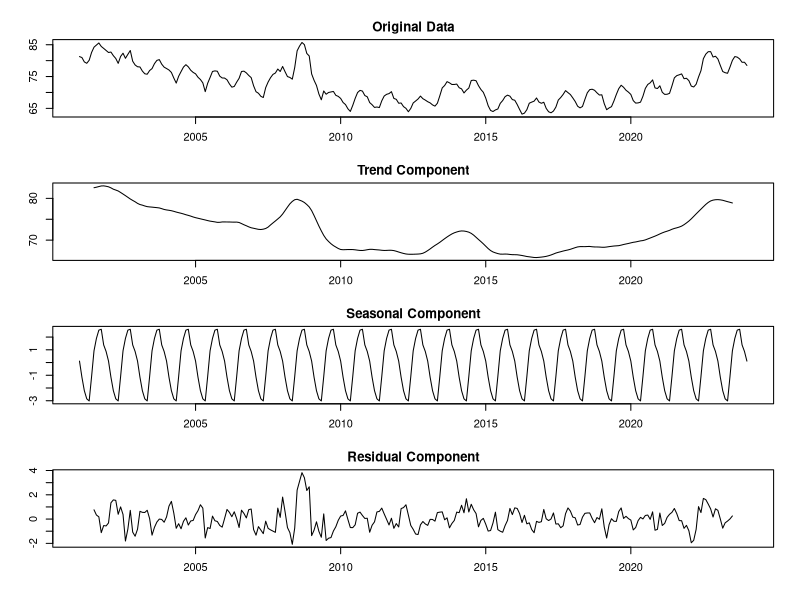
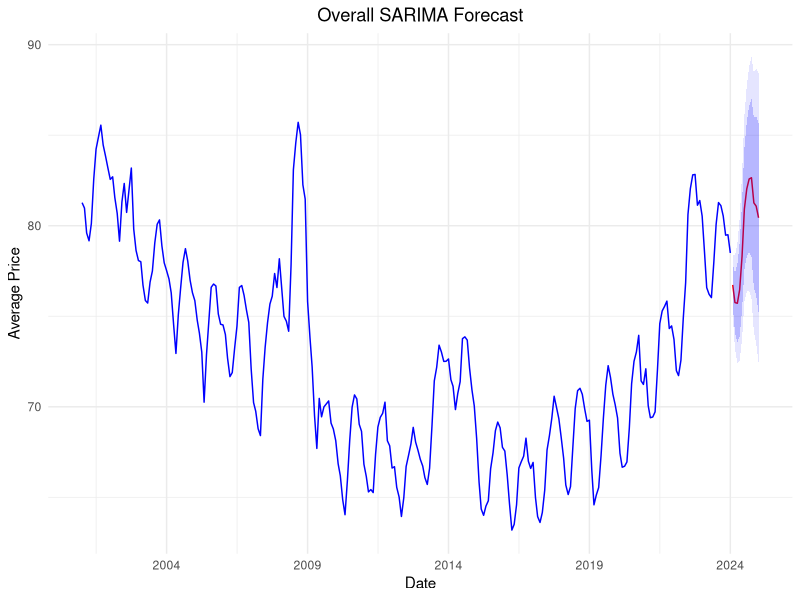

Write the R code that produced these figures, in order. (Note: a time limit stopped this script after it produced the figures.)
## ---- chunk 1
# Charger les packages nécessaires
library(tidyverse)
library(lubridate)
library(forecast)
library(ggplot2)

# Importer les données
swiss_decomposition <- read_csv('../data/swiss_production_data.csv', show_col_types = FALSE)
## ---- chunk 2
# Assurez-vous que les dates sont de type Date et que 'Date' est l'index
swiss_decomposition <- swiss_decomposition %>%
  mutate(Date = as.Date(Date, format = "%Y-%m-%d")) %>%
  arrange(Date)

# Calculez la moyenne des prix par date
data <- swiss_decomposition %>%
  group_by(Date = floor_date(Date, "month")) %>%
  summarise(Price = mean(Price, na.rm = TRUE))

# Convertir en série temporelle
data_ts <- ts(data$Price, start = c(year(min(data$Date)), month(min(data$Date))), frequency = 12)

# Appliquez la décomposition classique
decomposition <- decompose(data_ts, type = "additive")  # ou 'multiplicative' selon le cas

# Créez un graphique avec des subplots
par(mfrow = c(4, 1), mar = c(3, 3, 2, 1), oma = c(1, 1, 1, 1))

# Plot the original data
plot(data_ts, main = "Original Data", ylab = "Prix")

# Plot the trend component
plot(decomposition$trend, main = "Trend Component", ylab = "Trend")

# Plot the seasonal component
plot(decomposition$seasonal, main = "Seasonal Component", ylab = "Seasonal")

# Plot the residual component
plot(decomposition$random, main = "Residual Component", ylab = "Residual")

# Ajuster le layout
par(mfrow = c(1, 1))
## ---- chunk 3
# Assurez-vous que les dates sont de type Date et que 'Date' est l'index
library(dplyr)
library(lubridate)
library(forecast)
library(ggplot2)

swiss_decomposition <- swiss_decomposition %>%
  mutate(Date = as.Date(Date, format = "%Y-%m-%d")) %>%
  arrange(Date)

# Calculez la moyenne des prix par date (par mois)
data <- swiss_decomposition %>%
  group_by(Date) %>%
  summarise(Price = mean(Price, na.rm = TRUE), .groups = 'drop')

# Convertir en série temporelle
data_ts <- ts(data$Price, start = c(year(min(data$Date)), month(min(data$Date))), frequency = 12)

# Ajustement du modèle SARIMA avec auto.arima pour sélectionner les meilleurs paramètres
sarima_model <- auto.arima(data_ts, seasonal = TRUE, stepwise = FALSE, approximation = FALSE)

# Prévision avec intervalles de confiance de 80 % et 95 %
sarima_forecast <- forecast(sarima_model, h = 12, level = c(80, 95))

# Créer des dataframes pour les prévisions et les intervalles de confiance
data_forecast <- data.frame(Date = seq.Date(from = max(data$Date) + months(1), 
                                            by = "month", length.out = 12),
                            Forecast = as.numeric(sarima_forecast$mean),
                            Lower80 = sarima_forecast$lower[,1],
                            Upper80 = sarima_forecast$upper[,1],
                            Lower95 = sarima_forecast$lower[,2],
                            Upper95 = sarima_forecast$upper[,2])

# Tracer les résultats avec ggplot2
ggplot() +
  geom_line(data = data, aes(x = Date, y = Price), color = "blue", size = 0.5) +
  geom_line(data = data_forecast, aes(x = Date, y = Forecast), color = "red", size = 0.5) +
  geom_ribbon(data = data_forecast, aes(x = Date, ymin = Lower80, ymax = Upper80), fill = "blue", alpha = 0.2) +
  geom_ribbon(data = data_forecast, aes(x = Date, ymin = Lower95, ymax = Upper95), fill = "blue", alpha = 0.1) +
  scale_x_date(date_breaks = "5 years", date_labels = "%Y") +
  labs(title = 'Overall SARIMA Forecast', x = 'Date', y = 'Average Price') +
  theme_minimal() +
  theme(plot.title = element_text(hjust = 0.5))
## ---- chunk 4
# Assurez-vous que les dates sont de type Date et que 'Date' est l'index
swiss_decomposition <- swiss_decomposition %>%
  mutate(Date = as.Date(Date, format = "%Y-%m-%d")) %>%
  arrange(Date)

# Filtrer les données pour les systèmes de production 'Bio' et 'Conventional'
data_bio <- swiss_decomposition %>%
  filter(`System of production` == 'Bio') %>%
  group_by(Date = floor_date(Date, "month")) %>%
  summarise(Price = mean(Price, na.rm = TRUE)) %>%
  ungroup()

data_conventional <- swiss_decomposition %>%
  filter(`System of production` == 'Conventional') %>%
  group_by(Date = floor_date(Date, "month")) %>%
  summarise(Price = mean(Price, na.rm = TRUE)) %>%
  ungroup()

# Convertir en série temporelle
ts_bio <- ts(data_bio$Price, start = c(year(min(data_bio$Date)), month(min(data_bio$Date))), frequency = 12)
ts_conventional <- ts(data_conventional$Price, start = c(year(min(data_conventional$Date)), month(min(data_conventional$Date))), frequency = 12)

# Ajuster les modèles SARIMA
fit_bio_sarima <- auto.arima(ts_bio, seasonal = TRUE, stepwise = FALSE, approximation = FALSE)
fit_conventional_sarima <- auto.arima(ts_conventional, seasonal = TRUE, stepwise = FALSE, approximation = FALSE)

# Prévisions pour les 12 prochains mois
forecast_bio_sarima <- forecast(fit_bio_sarima, h = 12)
forecast_conventional_sarima <- forecast(fit_conventional_sarima, h = 12)

# Tracer les prévisions
autoplot(forecast_bio_sarima) +
  labs(title = "Forecasted Prices of Organic Milk (SARIMA)", x = "Date", y = "Average Price") +
  theme_minimal()

autoplot(forecast_conventional_sarima) +
  labs(title = "Forecasted Prices of Non-Organic Milk (SARIMA)", x = "Date", y = "Average Price") +
  theme_minimal()
## ---- chunk 5
# Charger les packages nécessaires
library(tidyverse)
library(lubridate)
library(forecast)
library(ggplot2)

# Filtrer les données pour les systèmes de production 'Bio' et 'Conventional'
data_bio <- swiss_decomposition %>%
  filter(`System of production` == 'Bio') %>%
  group_by(Date = floor_date(Date, "month")) %>%
  summarise(Price = mean(Price, na.rm = TRUE)) %>%
  ungroup()

data_conventional <- swiss_decomposition %>%
  filter(`System of production` == 'Conventional') %>%
  group_by(Date = floor_date(Date, "month")) %>%
  summarise(Price = mean(Price, na.rm = TRUE)) %>%
  ungroup()

# Convertir en série temporelle
ts_bio <- ts(data_bio$Price, start = c(year(min(data_bio$Date)), month(min(data_bio$Date))), frequency = 12)
ts_conventional <- ts(data_conventional$Price, start = c(year(min(data_conventional$Date)), month(min(data_conventional$Date))), frequency = 12)

# Ajuster les modèles de lissage exponentiel (ETS)
fit_bio_ets <- ets(ts_bio)
fit_conventional_ets <- ets(ts_conventional)

# Prévisions pour les 12 prochains mois
forecast_bio_ets <- forecast(fit_bio_ets, h = 12)
forecast_conventional_ets <- forecast(fit_conventional_ets, h = 12)

# Tracer les prévisions
autoplot(forecast_bio_ets) +
  labs(title = "Forecasted Prices of Organic Milk (ETS)", x = "Date", y = "Average Price") +
  theme_minimal()

autoplot(forecast_conventional_ets) +
  labs(title = "Forecasted Prices of Non-Organic Milk (ETS)", x = "Date", y = "Average Price") +
  theme_minimal()
## ---- chunk 6
# Charger les packages nécessaires
library(forecast)
library(ggplot2)

# Convertir en série temporelle
ts_bio <- ts(data_bio$Price, start = c(year(min(data_bio$Date)), month(min(data_bio$Date))), frequency = 12)
ts_conventional <- ts(data_conventional$Price, start = c(year(min(data_conventional$Date)), month(min(data_conventional$Date))), frequency = 12)

# Ajuster le modèle de Holt-Winters (multiplicatif pour la saisonnalité multiplicative)
fit_bio_hw <- hw(ts_bio, seasonal = "multiplicative")
fit_conventional_hw <- hw(ts_conventional, seasonal = "multiplicative")

# Prévisions pour les 12 prochains mois
forecast_bio_hw <- forecast(fit_bio_hw, h = 12)
forecast_conventional_hw <- forecast(fit_conventional_hw, h = 12)

# Tracer les prévisions
autoplot(forecast_bio_hw) +
  labs(title = "Forecasted Prices of Organic Milk (Holt-Winters Multiplicative)", x = "Date", y = "Average Price") +
  theme_minimal()

autoplot(forecast_conventional_hw) +
  labs(title = "Forecasted Prices of Non-Organic Milk (Holt-Winters Multiplicative)", x = "Date", y = "Average Price") +
  theme_minimal()
## ---- chunk 7
# re-arragen the df_producteur data in ascending order
df_producteur <- df_producteur[order(df_producteur$date),]

#creating tsibble for organic and non-organic milk prices
df_producteur_ts_non_bio <- ts(df_producteur$prix_non_bio, start=c(2017, 12), frequency=12)
df_producteur_ts_bio <- ts(df_producteur$prix_bio, start=c(2017, 12), frequency=12)

#convert the ts object to a tsiible object
df_producteur_ts_non_bio <- as_tsibble(df_producteur_ts_non_bio)
df_producteur_ts_bio <- as_tsibble(df_producteur_ts_bio)
## ---- chunk 8
# Fit a naive model
fit_non_bio <- df_producteur_ts_non_bio %>% model(naive = NAIVE(value))
fit_bio <- df_producteur_ts_bio %>% model(naive = NAIVE(value))

# Forecast the next 12 months
naive_forecast_non_bio <- fit_non_bio %>% forecast(h = 12)
naive_forecast_bio <- fit_bio %>% forecast(h = 12)

plot <- naive_forecast_non_bio %>%
  autoplot(df_producteur_ts_non_bio, alpha = 0.5) +
  labs(title = "Naive Forecast of Non-Organic Milk Prices",
       x = "Date",
       y = "Price") + guides(colour = guide_legend(title = "Forecast"))
plot
plot <- naive_forecast_bio %>%
  autoplot(df_producteur_ts_bio, alpha = 0.5) +
  labs(title = "Naive Forecast of Non-Organic Milk Prices",
       x = "Date",
       y = "Price") + guides(colour = guide_legend(title = "Forecast"))
plot
## ---- chunk 9
# re-arragen the df_producteur data in ascending order
df_producteur <- df_producteur[order(df_producteur$date),]

#creating tsibble for organic and non-organic milk prices
df_producteur_ts_non_bio <- ts(df_producteur$prix_non_bio, start=c(2017, 12), frequency=12)
df_producteur_ts_bio <- ts(df_producteur$prix_bio, start=c(2017, 12), frequency=12)
#check for stationarity
adf.test(df_producteur_ts_non_bio)
adf.test(df_producteur_ts_bio)
## ---- chunk 10
#difference the time series
df_producteur_ts_non_bio_diff <- diff(df_producteur_ts_non_bio)
df_producteur_ts_bio_diff <- diff(df_producteur_ts_bio)

#plot them to see the differentiation
autoplot(df_producteur_ts_non_bio_diff)+ labs(title = "Differenced Time Series of Organic Milk Prices")
autoplot(df_producteur_ts_bio_diff) + labs(title = "Differenced Time Series of Bio Milk Prices")

#check for stationarity
adf.test(df_producteur_ts_non_bio_diff)
adf.test(df_producteur_ts_bio_diff)
## ---- chunk 11
# Fit the ARIMA model
fit_non_bio <- auto.arima(df_producteur_ts_non_bio, seasonal = FALSE)
fit_bio <- auto.arima(df_producteur_ts_bio, seasonal = FALSE)

# Forecast the next 12 months
forecast_non_bio <- forecast(fit_non_bio, h = 12)
forecast_bio <- forecast(fit_bio, h = 12)

#show the components used for the ARIMA model
fit_non_bio %>% summary()
fit_bio %>% summary()

#plot the forecasted values
autoplot(forecast_non_bio) + labs(title = "Forecasted Prices of Non-Organic Milk")
## ---- chunk 12
autoplot(forecast_bio) + labs(title = "Forecasted Prices of Organic Milk")
## ---- chunk 13
# Fit the SARIMA model
fit_non_bio_sarima <- auto.arima(df_producteur_ts_non_bio, seasonal = TRUE, stepwise = FALSE, approximation = FALSE)
fit_bio_sarima <- auto.arima(df_producteur_ts_bio, seasonal = TRUE, stepwise = FALSE, approximation = FALSE)

# Forecast the next 12 months
forecast_non_bio_sarima <- forecast(fit_non_bio_sarima, h = 12)
forecast_bio_sarima <- forecast(fit_bio_sarima, h = 12)

#plot the forecasted values
autoplot(forecast_non_bio_sarima) + labs(title = "Forecasted Prices of Non-Organic Milk (SARIMA)")
autoplot(forecast_bio_sarima) + labs(title = "Forecasted Prices of Organic Milk (SARIMA)")
## ---- chunk 14
# compare forecast_bio vs forecast_bio_sarima Model using AIC

## ---- chunk 15
# compare forecast_non_bio vs forecast_non_bio_sarima using AIC

## ---- chunk 16
# Create a table of the forecasted values 
forecast_table_arima <- tibble(
  Month = seq(as.Date("2023-01-01"), by = "month", length.out = 12),
  Non_Organic_Forecast = forecast_non_bio$mean,
  Bio_Forecast = forecast_bio$mean
)
#round the forecasted values
forecast_table_arima <- forecast_table_arima %>%
  mutate(across(c(Non_Organic_Forecast, Bio_Forecast), ~round(., 2)))
#show the forecasted values using reactable
reactable(
  forecast_table_arima,  
  highlight = TRUE,  # Highlight rows on hover
  defaultPageSize = 10,  # Display 10 rows per page
  paginationType = "numbers",  # Use numbers for page navigation
  searchable = TRUE,  # Make the table searchable
  sortable = TRUE,  # Allow sorting
  resizable = TRUE  # Allow column resizing
)
#plot the forecasted values
forecast_table_arima %>%
  pivot_longer(cols = c(Non_Organic_Forecast, Bio_Forecast), names_to = "Type", values_to = "Forecasted_Price") %>%
  ggplot(aes(x = Month, y = Forecasted_Price, color = Type)) +
  geom_line() +
  labs(title = "Forecasted Prices of Organic and Non-Organic Milk",
       x = "Month",
       y = "Price",
       color = "Type") +
  theme_minimal()
## ---- chunk 17
# Create a table of the forecasted values 
forecast_table_sarima <- tibble(
  Month = seq(as.Date("2023-01-01"), by = "month", length.out = 12),
  Non_Organic_Forecast = forecast_non_bio_sarima$mean,
  Bio_Forecast = forecast_bio_sarima$mean
)
#round the forecasted values
forecast_table_sarima <- forecast_table_sarima %>%
  mutate(across(c(Non_Organic_Forecast, Bio_Forecast), ~round(., 2)))
#show the forecasted values using reactable
reactable(
  forecast_table_sarima,  
  highlight = TRUE,  # Highlight rows on hover
  defaultPageSize = 10,  # Display 10 rows per page
  paginationType = "numbers",  # Use numbers for page navigation
  searchable = TRUE,  # Make the table searchable
  sortable = TRUE,  # Allow sorting
  resizable = TRUE  # Allow column resizing
)
#plot the forecasted values
forecast_table_sarima %>%
  pivot_longer(cols = c(Non_Organic_Forecast, Bio_Forecast), names_to = "Type", values_to = "Forecasted_Price") %>%
  ggplot(aes(x = Month, y = Forecasted_Price, color = Type)) +
  geom_line() +
  labs(title = "Forecasted Prices of Organic and Non-Organic Milk",
       x = "Month",
       y = "Price",
       color = "Type") +
  theme_minimal()
## ---- chunk 18
# Fit the ETS model
fit_non_bio_ets <- ets(df_producteur_ts_non_bio)
fit_bio_ets <- ets(df_producteur_ts_bio)

# Forecast the next 12 months
forecast_non_bio_ets <- forecast(fit_non_bio_ets, h = 12)
forecast_bio_ets <- forecast(fit_bio_ets, h = 12)

#plot the forecasted values
autoplot(forecast_non_bio_ets) + labs(title = "Forecasted Prices of Non-Organic Milk (ETS)")
autoplot(forecast_bio_ets) + labs(title = "Forecasted Prices of Organic Milk (ETS)")
## ---- chunk 19
# Create a table of the forecasted values
forecast_table_ets <- tibble(
  Month = seq(as.Date("2023-01-01"), by = "month", length.out = 12),
  Non_Organic_Forecast_ETS = forecast_non_bio_ets$mean,
  Bio_Forecast_ETS = forecast_bio_ets$mean
)
forecast_table_ets

#plot the forecasted values
forecast_table_ets %>%
  pivot_longer(cols = c(Non_Organic_Forecast_ETS, Bio_Forecast_ETS), names_to = "Type", values_to = "Forecasted_Price") %>%
  ggplot(aes(x = Month, y = Forecasted_Price, color = Type)) +
  geom_line() +
  labs(title = "Forecasted Prices of Organic and Non-Organic Milk (ETS)",
       x = "Month",
       y = "Price",
       color = "Type") +
  theme_minimal()
## ---- chunk 20
# compare ARIMA and ETS forecast

## ---- chunk 21
#create combine Combined_Sales data by adding col 'Total Sales 2022' and 'Total Sales 2023'
df_merged_sales <- df_merged_sales %>%
  mutate(Combined_Sales = `Total Sales 2022` + `Total Sales 2023`)

# Calculate the total combined sales of all locations
total_combined_sales <- sum(df_merged_sales$Combined_Sales)

# Calculate the percentage contribution of each location
percentage_contributions <- df_merged_sales %>%
  mutate(Percentage_Contribution = (Combined_Sales / total_combined_sales) * 100)
#sort ascending by percentage contribution
percentage_contributions <- percentage_contributions %>%
  arrange(desc(Percentage_Contribution))

# Sort the data by Percentage_Contribution in descending order
percentage_contributions <- percentage_contributions %>%
  arrange(desc(Percentage_Contribution)) %>%
  mutate(Cumulative_Percentage = cumsum(Percentage_Contribution))
## ---- chunk 22
# Sort the data by Percentage_Contribution in descending order
percentage_contributions <- percentage_contributions %>%
  arrange(desc(Percentage_Contribution)) %>%
  mutate(
    Cumulative_Percentage = cumsum(Percentage_Contribution),
    Location_Count = row_number()
  )

# Total number of locations
total_locations <- nrow(percentage_contributions)

# Find the smallest number of locations contributing to approximately 80% of sales
eighty_percent_point <- min(percentage_contributions$Location_Count[percentage_contributions$Cumulative_Percentage >= 80])

# Percentage of locations contributing to 80% of sales
percentage_of_locations <- eighty_percent_point / total_locations * 100

# Create the Pareto chart
pareto_chart <- ggplot(percentage_contributions, aes(x = reorder(Location, -Percentage_Contribution), y = Percentage_Contribution)) +
  geom_bar(stat = "identity", aes(fill = Percentage_Contribution)) +
  scale_fill_viridis(option = "D", direction = -1) +
  geom_line(aes(y = Cumulative_Percentage), group = 1, color = "skyblue", size = 1.5) +
  geom_vline(xintercept = eighty_percent_point, linetype = "dashed", color = "blue") +
  geom_hline(yintercept = 80, linetype = "dashed", color = "blue") +
  scale_y_continuous(sec.axis = sec_axis(~ ., name = "Cumulative Percentage")) +
  labs(title = "Pareto Chart of Sales Contributions by Location",
       subtitle = sprintf("Approx. %.1f%% of locations contribute to 80%% of sales", percentage_of_locations),
       x = "Location",
       y = "Percentage Contribution") +
  theme_minimal() +
  theme(axis.text.x = element_text(angle = 45, hjust = 1))

# Print the chart
pareto_chart
## ---- chunk 23
percentage_contributions
# Find the cutoff point where the cumulative percentage reaches or just exceeds 80%
cutoff_index <- which(percentage_contributions$Cumulative_Percentage >= 80)[1]

# Filter the data to include only the locations contributing to 80% of the sales
locations_80_percent <- percentage_contributions[1:cutoff_index, ] %>%
  select(Location, `Total Sales 2022`, `Total Sales 2023`, Combined_Sales, Percentage_Contribution)
locations_80_percent
# Create a reactable table
reactable_table <- reactable(locations_80_percent, columns = list(
  Location = colDef(name = "Location", sortable = TRUE, searchable = TRUE),
  'Total Sales 2022' = colDef(name = "Total Sales 2022"),
  'Total Sales 2023' = colDef(name = "Total Sales 2023"),
  Combined_Sales = colDef(name = "Combined Sales")), 
  highlight = TRUE,  # Highlight rows on hover
  defaultPageSize = 10,  # Display 10 rows per page
  paginationType = "numbers",  # Use numbers for page navigation
  searchable = TRUE,  # Make the table searchable
  sortable = TRUE,  # Allow sorting
  resizable = TRUE  # Allow column resizing
)
# Output the reactable table
reactable_table
## ---- chunk 24
# Calculate correlation coefficients for each party
correlation_df <- data.frame(Party = c("PLR", "PS", "UDC", "Centre", "Verts", "Vertliberaux"),
                             Correlation = sapply(merged_data[, 4:9], function(x) cor(x, merged_data$`2023`)))

# Print the correlation coefficients
print(correlation_df)

# Create a matrix of plots for each party
party_plots <- lapply(names(merged_data)[4:9], function(party) {
  ggplot(merged_data, aes_string(x = "`2023`", y = party)) +
    geom_point() +
    geom_smooth(method = "lm", se = FALSE, color = "blue") +
    labs(x = "Annual Sales", y = paste(party, "Party Presence (%)"), title = paste("Correlation:", party, "Party vs. Sales")) +
    theme_minimal()
})

# Arrange the plots in a matrix layout
matrix_plot <- gridExtra::grid.arrange(grobs = party_plots, ncol = 2)
matrix_plot
## ---- chunk 25

# Read sales data from data.qmd
sales_data_2023 <- sales_data %>%
  select(-`2022`)

# Filter party data to keep only values above 20
filtered_party_data <- party_data %>%
  filter(PLR > 20 | PS > 20 | UDC > 20 | Centre > 20 | Verts > 20 | Vertliberaux > 20)

# Create separate datasets for each political party
plr_data <- filtered_party_data %>%
  filter(PLR > 20) %>%
  select(Location, PLR)

ps_data <- filtered_party_data %>%
  filter(PS > 20) %>%
  select(Location, PS)

udc_data <- filtered_party_data %>%
  filter(UDC > 20) %>%
  select(Location, UDC)

centre_data <- filtered_party_data %>%
  filter(Centre > 20) %>%
  select(Location, Centre)

verts_data <- filtered_party_data %>%
  filter(Verts > 20) %>%
  select(Location, Verts)

vertliberaux_data <- filtered_party_data %>%
  filter(Vertliberaux > 20) %>%
  select(Location, Vertliberaux)

# Merge each party's data with sales data for 2023
plr_sales <- merge(sales_data_2023, plr_data, by.x = "Location")
ps_sales <- merge(sales_data_2023, ps_data, by.x = "Location")
udc_sales <- merge(sales_data_2023, udc_data, by.x = "Location")
centre_sales <- merge(sales_data_2023, centre_data, by.x = "Location")
verts_sales <- merge(sales_data_2023, verts_data, by.x = "Location")
vertliberaux_sales <- merge(sales_data_2023, vertliberaux_data, by.x = "Location")

# Calculate total sales for each party
plr_total_sales <- sum(plr_sales$`2023`)
ps_total_sales <- sum(ps_sales$`2023`)
udc_total_sales <- sum(udc_sales$`2023`)
centre_total_sales <- sum(centre_sales$`2023`)
verts_total_sales <- sum(verts_sales$`2023`)

# Create a data frame for total sales by party
total_sales_df <- data.frame(Party = c("PLR", "PS", "UDC", "Centre", "Verts"),
                             Total_Sales = c(plr_total_sales, ps_total_sales, udc_total_sales,
                                             centre_total_sales, verts_total_sales))

# Define colors for each party
party_colors <- c("PLR" = "blue", "PS" = "red", "UDC" = "darkgreen", "Centre" = "orange", "Verts" = "green")

# Sort the data frame by Total_Sales in descending order
total_sales_df <- total_sales_df[order(-total_sales_df$Total_Sales), ]

# Plot total sales by party in descending order with specified colors
ggplot(total_sales_df, aes(x = reorder(Party, -Total_Sales), y = Total_Sales, fill = Party)) +
  geom_bar(stat = "identity") +
  labs(title = "Total Sales by Political Party in 2023", x = "Party", y = "Total Sales") +
  theme_minimal() +
  theme(axis.text.x = element_text(angle = 45, hjust = 1)) +
  scale_fill_manual(values = party_colors)
## ---- chunk 26
# Create a scatterplot
ggplot(merged_df, aes(x = `Revenu/contribuable`, y = `2022`)) +
  geom_point(aes(color = Location)) +
  labs(x = "Revenu/contribuable", y = "Sales 2022", title = "Relationship between Revenu/contribuable and Sales in 2022") +
  geom_smooth(method = "lm", se = FALSE) +
  theme_minimal()

# Create another scatterplot for 2023
ggplot(merged_df, aes(x = `Revenu/contribuable`, y = `2023`)) +
  geom_point(aes(color = Location)) +
  labs(x = "Revenu/contribuable", y = "Sales 2023", title = "Relationship between Revenu/contribuable and Sales in 2023") +
  geom_smooth(method = "lm", se = FALSE) +
  theme_minimal()
## ---- chunk 27
#get the distance_matrix in r
distance_matrix <- py$distance_matrix

#use reactable to show the table 
#show it using reactable
reactable(
  distance_matrix,  
  highlight = TRUE,  # Highlight rows on hover
  defaultPageSize = 10,  # Display 10 rows per page
  paginationType = "numbers",  # Use numbers for page navigation
  searchable = TRUE,  # Make the table searchable
  sortable = TRUE,  # Allow sorting
  resizable = TRUE  # Allow column resizing
)
